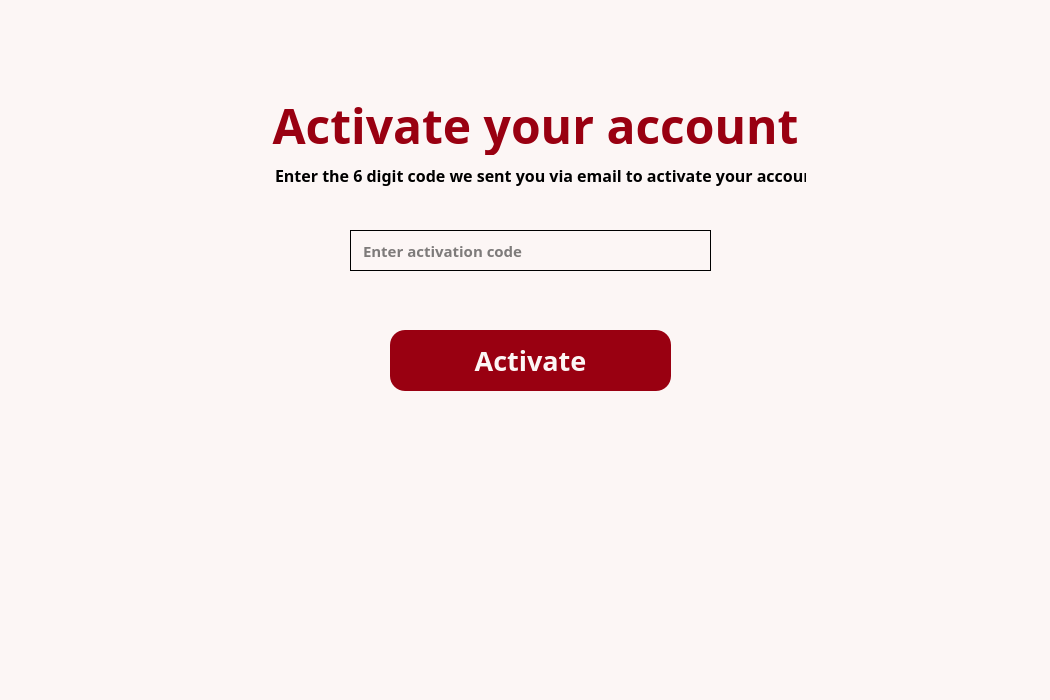
<?xml version="1.0" encoding="UTF-8"?>
<ui version="4.0">
 <class>Dialog</class>
 <widget class="QDialog" name="Dialog">
  <property name="geometry">
   <rect>
    <x>0</x>
    <y>0</y>
    <width>1050</width>
    <height>700</height>
   </rect>
  </property>
  <property name="focusPolicy">
   <enum>Qt::NoFocus</enum>
  </property>
  <property name="windowTitle">
   <string>Dialog</string>
  </property>
  <property name="layoutDirection">
   <enum>Qt::LeftToRight</enum>
  </property>
  <property name="styleSheet">
   <string notr="true">background-color:#FCF6F5;</string>
  </property>
  <widget class="QLabel" name="label">
   <property name="geometry">
    <rect>
     <x>260</x>
     <y>90</y>
     <width>551</width>
     <height>71</height>
    </rect>
   </property>
   <property name="font">
    <font>
     <family>Century Gothic</family>
     <pointsize>36</pointsize>
     <weight>75</weight>
     <bold>true</bold>
    </font>
   </property>
   <property name="layoutDirection">
    <enum>Qt::LeftToRight</enum>
   </property>
   <property name="styleSheet">
    <string notr="true">color:#990011</string>
   </property>
   <property name="text">
    <string>Activate your account</string>
   </property>
   <property name="alignment">
    <set>Qt::AlignCenter</set>
   </property>
  </widget>
  <widget class="QPushButton" name="activate_button">
   <property name="geometry">
    <rect>
     <x>390</x>
     <y>330</y>
     <width>281</width>
     <height>61</height>
    </rect>
   </property>
   <property name="font">
    <font>
     <family>Century Gothic</family>
     <pointsize>20</pointsize>
     <weight>75</weight>
     <bold>true</bold>
    </font>
   </property>
   <property name="styleSheet">
    <string notr="true">QPushButton {
	background-color: #990011;
    color:#FCF6F5;
    border-radius: 15px;
}</string>
   </property>
   <property name="text">
    <string>Activate</string>
   </property>
  </widget>
  <widget class="QLabel" name="label_4">
   <property name="geometry">
    <rect>
     <x>275</x>
     <y>155</y>
     <width>531</width>
     <height>41</height>
    </rect>
   </property>
   <property name="font">
    <font>
     <family>Century Gothic</family>
     <pointsize>12</pointsize>
     <weight>75</weight>
     <bold>true</bold>
    </font>
   </property>
   <property name="text">
    <string>Enter the 6 digit code we sent you via email to activate your account.</string>
   </property>
  </widget>
  <widget class="QLineEdit" name="activ_code_field">
   <property name="geometry">
    <rect>
     <x>350</x>
     <y>230</y>
     <width>361</width>
     <height>41</height>
    </rect>
   </property>
   <property name="font">
    <font>
     <family>Century Gothic</family>
     <pointsize>11</pointsize>
     <weight>75</weight>
     <bold>true</bold>
    </font>
   </property>
   <property name="focusPolicy">
    <enum>Qt::StrongFocus</enum>
   </property>
   <property name="styleSheet">
    <string notr="true">QLineEdit {
    color: rgb(0, 0, 0);
   border: 1px solid;
  padding-left:10px;
}

QLineEdit:focus {
    border-color: #990011 
}
</string>
   </property>
   <property name="text">
    <string/>
   </property>
   <property name="placeholderText">
    <string>Enter activation code</string>
   </property>
  </widget>
 </widget>
 <resources/>
 <connections/>
</ui>
